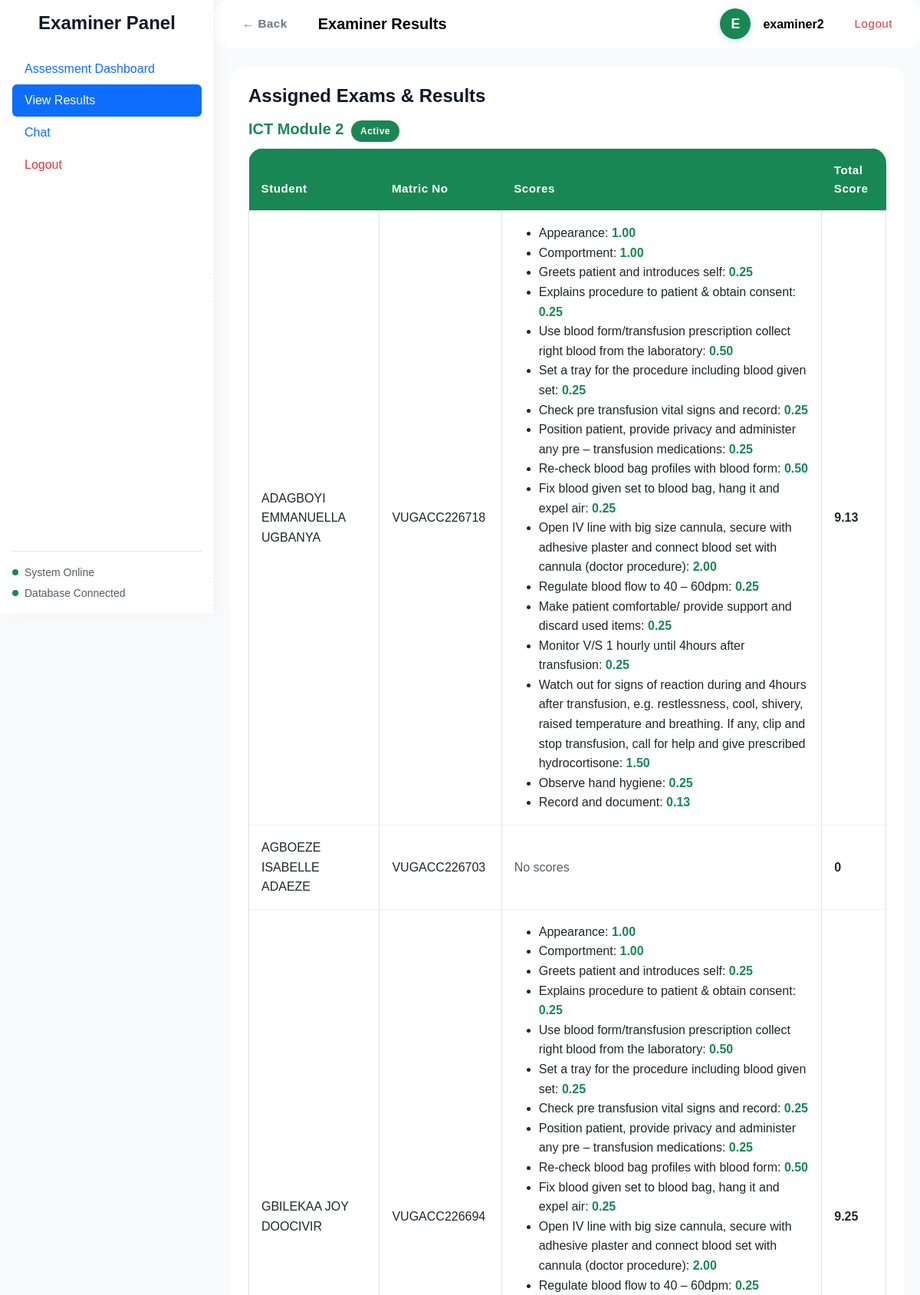
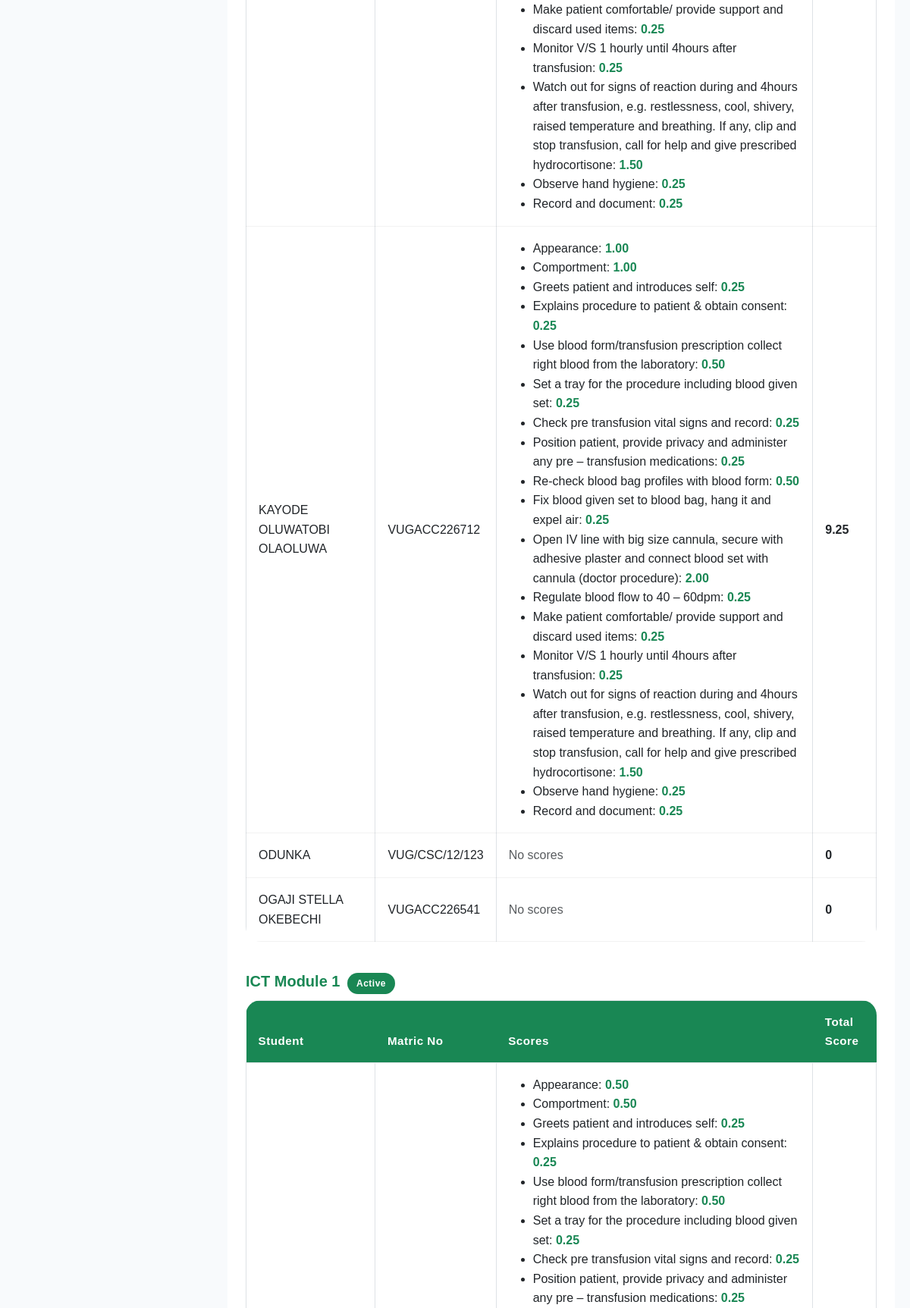
Screenshot of /examiner_results.php (signed in, upper part) with the database file from the repository (2 pictures, top to bottom).
### tables this page shows
CREATE TABLE `exams` (
  `id` int(11) NOT NULL,
  `name` varchar(255) DEFAULT NULL,
  `is_active` tinyint(1) DEFAULT 0,
  `created_at` datetime DEFAULT current_timestamp()
);

CREATE TABLE `students` (
  `id` int(11) NOT NULL,
  `name` varchar(255) DEFAULT NULL,
  `matric_no` varchar(50) DEFAULT NULL,
  `username` varchar(100) DEFAULT NULL
);

### examiner_results.php (the view, shortened to what this page needs)
<?php
require 'db.php';
$name = $_SESSION['user'] ?? 'Examiner';
$examiner = $db->prepare("SELECT id FROM examiners WHERE username=?");
$examiner->execute([$_SESSION['user']]);
$examiner_id = $examiner->fetchColumn();
$exams = $db->prepare("SELECT e.* FROM exams e JOIN exam_examiners ee ON e.id=ee.exam_id WHERE ee.examiner_id=? AND e.is_active=1 ORDER BY e.created_at DESC");
$exams->execute([$examiner_id]);
$exams = $exams->fetchAll(PDO::FETCH_ASSOC);
$exam_students = [];
foreach ($exams as $exam) {
  $students = $db->prepare("SELECT s.* FROM students s JOIN exam_students es ON s.id=es.student_id WHERE es.exam_id=? ORDER BY s.name");
  $students->execute([$exam['id']]);
  $exam_students[$exam['id']] = $students->fetchAll(PDO::FETCH_ASSOC);
}
$scores = [];
foreach ($exams as $exam) {
  foreach ($exam_students[$exam['id']] as $stu) {
    $stu_scores = $db->prepare("SELECT q.text, a.score FROM answers a JOIN questions q ON a.question_id=q.id WHERE a.exam_id=? AND a.student_id=?");
    $stu_scores->execute([$exam['id'], $stu['id']]);
    $scores[$exam['id']][$stu['id']] = $stu_scores->fetchAll(PDO::FETCH_ASSOC);
  }
}
?>
<!DOCTYPE html>
<html lang="en">
<head>
  <link href="https://cdn.jsdelivr.net/npm/bootstrap@5.3.0/dist/css/bootstrap.min.css" rel="stylesheet">
  <link href="style_enhanced.css" rel="stylesheet">
  <link href="https://unpkg.com/boxicons@2.1.4/css/boxicons.min.css" rel="stylesheet">
</head>
<body>
  <div class="exam-sidebar d-flex flex-column p-3" id="examSidebar">
    <h4 class="fw-bold mb-4 text-center">Examiner Panel</h4>
    <ul class="nav nav-pills flex-column mb-auto">
      <li><a href="assess" class="nav-link">Assessment Dashboard</a></li>
      <li><a href="examiner_results" class="nav-link active">View Results</a></li>
      <li><a href="chat" class="nav-link">Chat</a></li>
      <li><a href="logout" class="nav-link text-danger">Logout</a></li>
    </ul>
    <div class="mt-auto pt-3 border-top">
      <div class="small text-muted">
        <div class="d-flex align-items-center mb-1">
          <span class="status-dot online me-2"></span>
          System Online
        </div>
        <div class="d-flex align-items-center">
          <span class="status-dot online me-2"></span>
          Database Connected
        </div>
      </div>
    </div>
  </div>
  <div class="main-content">
    <nav class="navbar navbar-light bg-white shadow-sm mb-4">
      <div class="container-fluid d-flex justify-content-between align-items-center">
        <div class="d-flex align-items-center gap-2">
          <a href="assess" class="btn btn-outline-secondary me-2">&larr; Back</a>
          <span class="navbar-brand fw-bold">Examiner Results</span>
        </div>
        <div class="d-flex align-items-center gap-2">
          <span class="profile-icon"><?= strtoupper(substr($name, 0, 1)) ?></span>
          <span class="fw-semibold"><?= htmlspecialchars($name) ?></span>
          <a href="logout" class="btn btn-outline-danger ms-2">Logout</a>
        </div>
      </div>
    </nav>
    <div class="container-xl">
      <div class="card p-4 shadow-sm mb-4">
        <h4 class="mb-3">Assigned Exams & Results</h4>
        <?php if (empty($exams)): ?>
          <div class="alert alert-warning">No exams assigned to you.</div>
        <?php else: ?>
          <?php foreach ($exams as $exam): ?>
            <div class="mb-4">
              <h5 class="fw-bold text-primary mb-2"><?= htmlspecialchars($exam['name']) ?>
                <?= $exam['is_active'] ? '<span class=\'badge bg-success ms-1\'>Active</span>' : '<span class=\'badge bg-secondary ms-1\'>Inactive</span>' ?>
              </h5>
              <?php if (empty($exam_students[$exam['id']])): ?>
                <div class="alert alert-info">No students assigned to this exam.</div>
              <?php else: ?>
                <div class="table-responsive">
                  <table class="table align-middle table-bordered">
                    <thead>
                      <tr>
                        <th>Student</th>
                        <th>Matric No</th>
                        <th>Scores</th>
                        <th>Total Score</th>
                      </tr>
                    </thead>
                    <tbody>
                      <?php foreach ($exam_students[$exam['id']] as $stu): ?>
                        <tr>
                          <td><?= htmlspecialchars($stu['name']) ?></td>
                          <td><?= htmlspecialchars($stu['matric_no']) ?></td>
                          <td>
                            <?php if (!empty($scores[$exam['id']][$stu['id']])): ?>
                              <ul class="mb-0">
                                <?php foreach ($scores[$exam['id']][$stu['id']] as $sc): ?>
                                  <li><?= htmlspecialchars($sc['text']) ?>: <span
                                      class="fw-bold text-success"><?= htmlspecialchars($sc['score']) ?></span></li>
                                <?php endforeach; ?>
                              </ul>
                            <?php else: ?>
                              <span class="text-muted">No scores</span>
                            <?php endif; ?>
                          </td>
                          <td>
                            <?php
                            $total = 0;
                            if (!empty($scores[$exam['id']][$stu['id']])) {
                              foreach ($scores[$exam['id']][$stu['id']] as $sc) {
                                $total += floatval($sc['score']);
                              }
                            }
                            echo '<span class="fw-bold">' . $total . '</span>';
                            ?>
                          </td>
                        </tr>
                      <?php endforeach; ?>
                    </tbody>
                  </table>
                </div>
              <?php endif; ?>
            </div>
          <?php endforeach; ?>
        <?php endif; ?>
      </div>
    </div>
  </div>
</body>
</html>

### style_enhanced.css (style rules this page uses)
:root { --primary-color: #198754; --primary-light: #1e7e4a; --primary-gradient: linear-gradient(135deg, #198754 0%, #1e7e4a 100%); --secondary-color: #e8f5e9; --accent-color: #f59e0b; --success-color: #22c55e; --warning-color: #f59e0b; --danger-color: #ef4444; --dark-color: #0f172a; --light-color: #ffffff; --glass-bg: rgba(255, 255, 255, 0.75); --glass-border: rgba(255, 255, 255, 0.4); --border-radius: 1.25rem; --shadow-sm: 0 4px 6px -1px rgba(0, 0, 0, 0.1), 0 2px 4px -1px rgba(0, 0, 0, 0.06); --shadow-md: 0 10px 15px -3px rgba(0, 0, 0, 0.1), 0 4px 6px -2px rgba(0, 0, 0, 0.05); --shadow-lg: 0 20px 25px -5px rgba(0, 0, 0, 0.1), 0 10px 10px -5px rgba(0, 0, 0, 0.04); --background: #f8fafc; --text-main: #1e293b; --text-muted: #64748b; --transition: all 0.4s cubic-bezier(0.4, 0, 0.2, 1); }
* { box-sizing: border-box; }
html, body { height: 100%; margin: 0; padding: 0; }
body { background: var(--background); color: var(--text-color); font-family: 'Segoe UI', 'Roboto', Arial, sans-serif; min-height: 100vh; display: flex; flex-direction: column; line-height: 1.6; }
.main-content { flex: 1 0 auto; }
.navbar { position: sticky; top: 0; z-index: 1030; background: rgba(255, 255, 255, 0.95) !important; backdrop-filter: blur(10px); border-bottom: 1px solid rgba(0,0,0,0.05); box-shadow: 0 2px 12px rgba(80,112,255,0.08); }
.card, .shadow, .shadow-sm { border-radius: var(--border-radius) !important; box-shadow: var(--shadow) !important; border: none; transition: var(--transition); }
.container-xl { max-width: 1400px; margin: 0 auto; padding: 0 20px; }
@media (min-width: 1200px) { .container-xl { max-width: 1400px; } }
@media (min-width: 992px) { .container-xl { max-width: 1200px; } }
h1, h2, h3, h4, h5, h6 { font-weight: 700; color: var(--dark-color); margin-bottom: 1rem; }
h4 { font-size: 1.5rem; }
h5 { font-size: 1.25rem; }
.btn { border-radius: 2rem; font-weight: 600; letter-spacing: 0.5px; transition: var(--transition); border: none; padding: 0.75rem 1.5rem; font-size: 0.95rem; }
.btn-outline-danger { border-radius: 2rem; font-weight: 500; }
::placeholder { color: #b6c2e2; }
@media (min-width: 992px) { .sidebar, .exam-sidebar, .chat-sidebar { width: 280px; position: fixed; left: 0; top: 0; height: 100vh; overflow-y: auto; z-index: 1045; } }
@media (min-width: 992px) { .main-content { margin-left: 280px; width: calc(100% - 280px); min-height: 100vh; } }
.sidebar, .exam-sidebar, .chat-sidebar { background: #ffffff !important; color: var(--dark-color); transition: all 0.4s cubic-bezier(0.4, 0, 0.2, 1); border-right: 1px dashed rgba(0,0,0,0.1) !important; box-shadow: 4px 0 20px rgba(0,0,0,0.03) !important; z-index: 1045; overflow-x: hidden; white-space: nowrap; }
.main-content { transition: all 0.4s cubic-bezier(0.4, 0, 0.2, 1); }
.profile-icon { width: 40px; height: 40px; background: var(--primary-color); border-radius: 50%; display: flex; align-items: center; justify-content: center; color: white; font-weight: bold; font-size: 1.1rem; margin-right: 0.5rem; box-shadow: 0 2px 8px rgba(79, 140, 255, 0.3); transition: var(--transition); }
.table { border-radius: var(--border-radius); overflow: hidden; box-shadow: var(--shadow); }
.table th { background: var(--primary-color); color: white; font-weight: 600; border: none; padding: 1rem; text-align: left; font-size: 0.95rem; letter-spacing: 0.5px; }
.table td { padding: 1rem; border-bottom: 1px solid rgba(0,0,0,0.05); vertical-align: middle; }
.badge { font-size: 0.75rem; font-weight: 600; padding: 0.5rem 0.75rem; border-radius: 1rem; letter-spacing: 0.5px; }
.status-dot { width: 8px; height: 8px; border-radius: 50%; display: inline-block; margin-right: 0.5rem; }
.online { background: var(--success-color); }
.card, .navbar, .table, .modal-content, .form-control, .dropdown-menu { background-color: var(--light-color) !important; color: var(--text-color) !important; }
:root { --primary-color: #198754; --secondary-color: #f8fafc; --accent-color: #1e7e4a; --success-color: #198754; --warning-color: #f59e0b; --danger-color: #dc3545; }
body { background-color: #f8fafc; font-family: 'Outfit', sans-serif !important; }
.text-primary { color: #198754 !important; }

### rows the page displays
exams: name "ICT Module 2", is_active "Active"
students: name "ADAGBOYI EMMANUELLA UGBANYA", matric_no "VUGACC226718", text "Appearance", score "1.00", text "Comportment", text "Greets patient and introduces self", score "0.25", text "Explains procedure to patient & obtain consent", text "Use blood form/transfusion prescription collect right blood from the laboratory", score "0.50", text "Set a tray for the procedure including blood given set", text "Check pre transfusion vital signs and record", text "Position patient, provide privacy and administer any pre – transfusion medications", text "Re-check blood bag profiles with blood form", text "Fix blood given set to blood bag, hang it and expel air", text "Open IV line with big size cannula, secure with adhesive plaster and connect blood set with cannula (doctor procedure)", score "2.00", text "Regulate blood flow to 40 – 60dpm", text "Make patient comfortable/ provide support and discard used items", text "Monitor V/S 1 hourly until 4hours after transfusion", text "Watch out for signs of reaction during and 4hours after transfusion, e.g. restlessness, cool, shivery, raised temperature and breathing. If any, clip and stop transfusion, call for help and give prescribed hydrocortisone", score "1.50", text "Observe hand hygiene", text "Record and document", score "0.13", total "9.13"
students: name "AGBOEZE ISABELLE ADAEZE", matric_no "VUGACC226703", shows "No scores", total "0"
students: name "GBILEKAA JOY DOOCIVIR", matric_no "VUGACC226694", text "Appearance", score "1.00", text "Comportment", text "Greets patient and introduces self", score "0.25", text "Explains procedure to patient & obtain consent", text "Use blood form/transfusion prescription collect right blood from the laboratory", score "0.50", text "Set a tray for the procedure including blood given set", text "Check pre transfusion vital signs and record", text "Position patient, provide privacy and administer any pre – transfusion medications", text "Re-check blood bag profiles with blood form", text "Fix blood given set to blood bag, hang it and expel air", text "Open IV line with big size cannula, secure with adhesive plaster and connect blood set with cannula (doctor procedure)", score "2.00", text "Regulate blood flow to 40 – 60dpm", text "Make patient comfortable/ provide support and discard used items", text "Monitor V/S 1 hourly until 4hours after transfusion", text "Watch out for signs of reaction during and 4hours after transfusion, e.g. restlessness, cool, shivery, raised temperature and breathing. If any, clip and stop transfusion, call for help and give prescribed hydrocortisone", score "1.50", text "Observe hand hygiene", text "Record and document", total "9.25"
students: name "KAYODE OLUWATOBI OLAOLUWA", matric_no "VUGACC226712", text "Appearance", score "1.00", text "Comportment", text "Greets patient and introduces self", score "0.25", text "Explains procedure to patient & obtain consent", text "Use blood form/transfusion prescription collect right blood from the laboratory", score "0.50", text "Set a tray for the procedure including blood given set", text "Check pre transfusion vital signs and record", text "Position patient, provide privacy and administer any pre – transfusion medications", text "Re-check blood bag profiles with blood form", text "Fix blood given set to blood bag, hang it and expel air", text "Open IV line with big size cannula, secure with adhesive plaster and connect blood set with cannula (doctor procedure)", score "2.00", text "Regulate blood flow to 40 – 60dpm", text "Make patient comfortable/ provide support and discard used items", text "Monitor V/S 1 hourly until 4hours after transfusion", text "Watch out for signs of reaction during and 4hours after transfusion, e.g. restlessness, cool, shivery, raised temperature and breathing. If any, clip and stop transfusion, call for help and give prescribed hydrocortisone", score "1.50", text "Observe hand hygiene", text "Record and document", total "9.25"
students: name "ODUNKA", matric_no "VUG/CSC/12/123", shows "No scores", total "0"
students: name "OGAJI STELLA OKEBECHI", matric_no "VUGACC226541", shows "No scores", total "0"
exams: name "ICT Module 1", is_active "Active"

### other values shown
substr($name, 0, 1) "E"
$name "examiner2"
